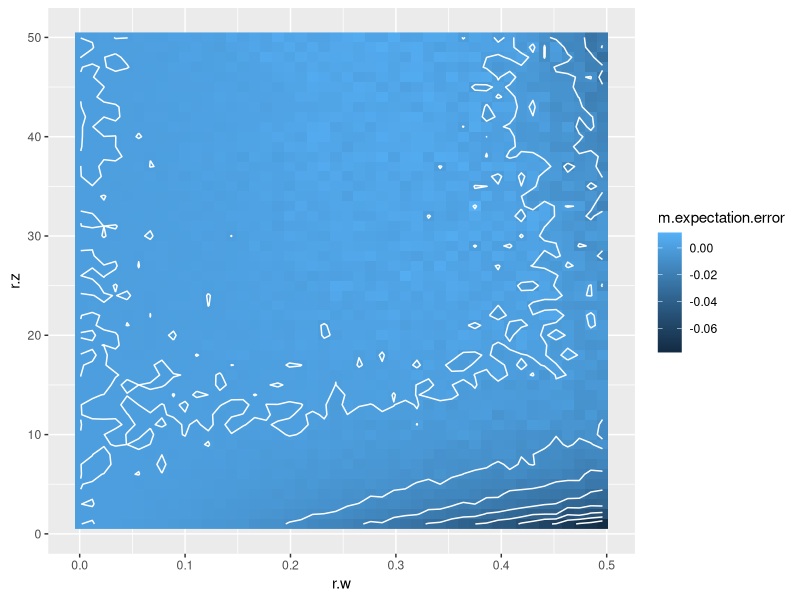
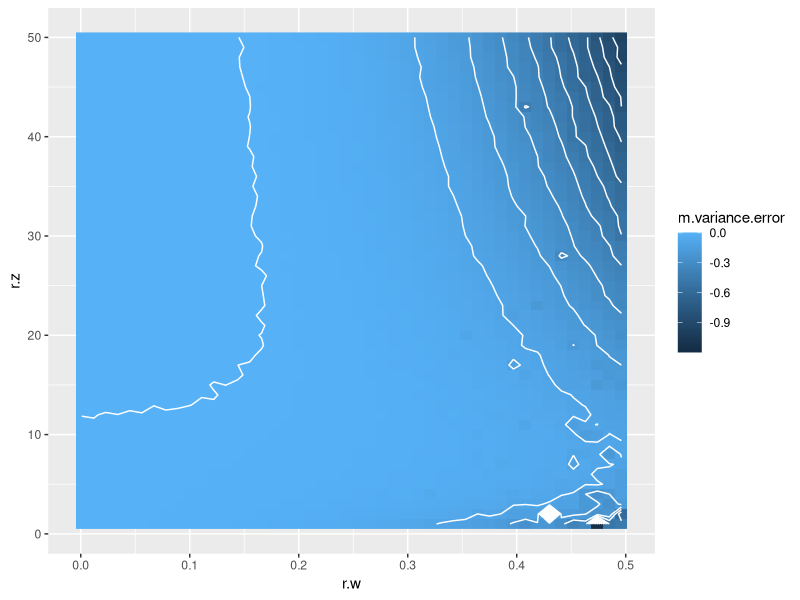

These charts were generated, in order, by the following R code:
## ---- chunk 1
knitr::opts_chunk$set(echo = TRUE)
library(ggplot2)
## ---- chunk 2
m.expectation.taylor = function (r.w, r.z) {
  w.var = (1/3) * r.w^2;
  z.e = (1/2) * r.z;
  return(1 + 0.5*w.var*log(abs(z.e) + 10^-8)^2);
}
m.expectation.simulation = function (r.w, r.z) {
  w.samples = runif(100000, -r.w, r.w);
  z.samples = runif(100000, 0, r.z);
  f.samples = exp(w.samples * log(z.samples + 10^-8));
  return(mean(f.samples));
}

m.expectation.input = expand.grid(r.w = seq(0.001, 0.5, 0.011), r.z = seq(1, 50, 1))
m.expectation.error = mapply(function(r.w,r.z) {
  return(m.expectation.taylor(r.w, r.z) - m.expectation.simulation(r.w, r.z))
}, m.expectation.input$r.w, m.expectation.input$r.z)
## ---- chunk 3
p = ggplot(cbind(m.expectation.input, m.expectation.error), aes(r.w, r.z)) +
  geom_raster(aes(fill = m.expectation.error)) +
  geom_contour(aes(z = m.expectation.error), colour='white')
print(p)
## ---- chunk 4
m.variance.taylor = function (r.w, r.z) {
  w.var = (1/3) * r.w^2;
  z.e = (1/2) * r.z;
  return((1 + 2*w.var*log(abs(z.e) + 10^-8)^2) - (1 + 0.5*w.var*log(abs(z.e) + 10^-8)^2)^2);
}
m.variance.simulation = function (r.w, r.z) {
  w.samples = runif(100000, -r.w, r.w);
  z.samples = runif(100000, 0, r.z);
  f.samples = exp(w.samples * log(z.samples + 10^-8));
  return(var(f.samples));
}

m.variance.input = expand.grid(r.w = seq(0.001, 0.5, 0.011), r.z = seq(1, 50, 1))
m.variance.error = mapply(function(r.w,r.z) {
  return(m.variance.taylor(r.w, r.z) - m.variance.simulation(r.w, r.z))
}, m.variance.input$r.w, m.variance.input$r.z)
## ---- chunk 5
p = ggplot(cbind(m.variance.input, m.variance.error), aes(r.w, r.z)) +
  geom_raster(aes(fill = m.variance.error)) +
  geom_contour(aes(z = m.variance.error), colour='white')
print(p)
